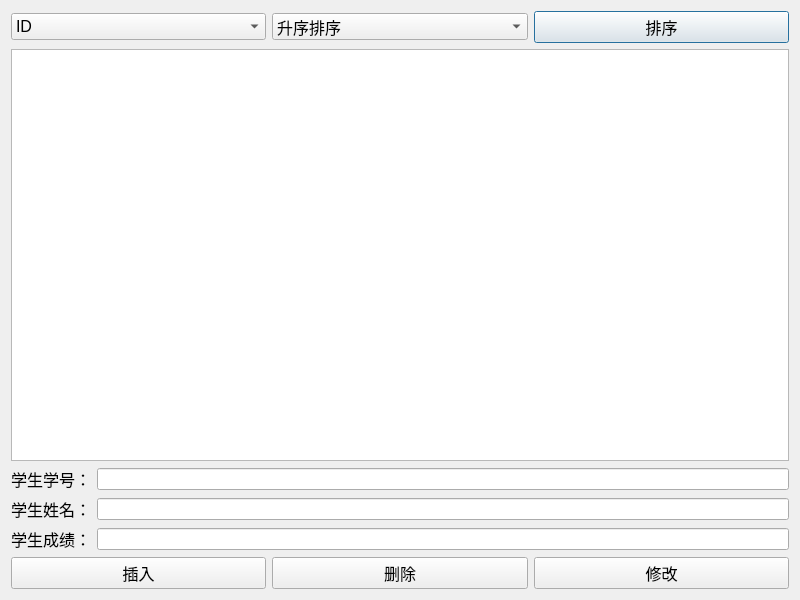
<?xml version="1.0" encoding="UTF-8"?>
<ui version="4.0">
 <class>MyDialog</class>
 <widget class="QDialog" name="MyDialog">
  <property name="geometry">
   <rect>
    <x>0</x>
    <y>0</y>
    <width>800</width>
    <height>600</height>
   </rect>
  </property>
  <property name="windowTitle">
   <string>Qt SQLite的使用学习</string>
  </property>
  <layout class="QVBoxLayout" name="verticalLayout">
   <item>
    <layout class="QHBoxLayout" name="horizontalLayout">
     <item>
      <widget class="QComboBox" name="value_comboBox">
       <property name="font">
        <font>
         <family>Arial</family>
         <pointsize>12</pointsize>
        </font>
       </property>
       <item>
        <property name="text">
         <string>ID</string>
        </property>
       </item>
       <item>
        <property name="text">
         <string>Score</string>
        </property>
       </item>
      </widget>
     </item>
     <item>
      <widget class="QComboBox" name="cond_comboBox">
       <property name="font">
        <font>
         <family>Arial</family>
         <pointsize>12</pointsize>
        </font>
       </property>
       <item>
        <property name="text">
         <string>升序排序</string>
        </property>
       </item>
       <item>
        <property name="text">
         <string>降序排序</string>
        </property>
       </item>
      </widget>
     </item>
     <item>
      <widget class="QPushButton" name="sort_Button">
       <property name="font">
        <font>
         <family>Arial</family>
         <pointsize>12</pointsize>
        </font>
       </property>
       <property name="text">
        <string>排序</string>
       </property>
      </widget>
     </item>
    </layout>
   </item>
   <item>
    <widget class="QTableView" name="tableView"/>
   </item>
   <item>
    <layout class="QGridLayout" name="gridLayout">
     <item row="0" column="0">
      <widget class="QLabel" name="label">
       <property name="font">
        <font>
         <family>Arial</family>
         <pointsize>12</pointsize>
        </font>
       </property>
       <property name="text">
        <string>学生学号：</string>
       </property>
      </widget>
     </item>
     <item row="0" column="1">
      <widget class="QLineEdit" name="ID_Edit"/>
     </item>
     <item row="1" column="0">
      <widget class="QLabel" name="label_2">
       <property name="font">
        <font>
         <family>Arial</family>
         <pointsize>12</pointsize>
        </font>
       </property>
       <property name="text">
        <string>学生姓名：</string>
       </property>
      </widget>
     </item>
     <item row="1" column="1">
      <widget class="QLineEdit" name="Name_Edit"/>
     </item>
     <item row="2" column="0">
      <widget class="QLabel" name="label_3">
       <property name="font">
        <font>
         <family>Arial</family>
         <pointsize>12</pointsize>
        </font>
       </property>
       <property name="text">
        <string>学生成绩：</string>
       </property>
      </widget>
     </item>
     <item row="2" column="1">
      <widget class="QLineEdit" name="Score_Edit"/>
     </item>
    </layout>
   </item>
   <item>
    <layout class="QHBoxLayout" name="horizontalLayout_2">
     <item>
      <widget class="QPushButton" name="insert_Button">
       <property name="font">
        <font>
         <family>Arial</family>
         <pointsize>12</pointsize>
        </font>
       </property>
       <property name="text">
        <string>插入</string>
       </property>
      </widget>
     </item>
     <item>
      <widget class="QPushButton" name="delete_Button">
       <property name="font">
        <font>
         <family>Arial</family>
         <pointsize>12</pointsize>
        </font>
       </property>
       <property name="text">
        <string>删除</string>
       </property>
      </widget>
     </item>
     <item>
      <widget class="QPushButton" name="update_Button">
       <property name="font">
        <font>
         <family>Arial</family>
         <pointsize>12</pointsize>
        </font>
       </property>
       <property name="text">
        <string>修改</string>
       </property>
      </widget>
     </item>
    </layout>
   </item>
  </layout>
 </widget>
 <resources/>
 <connections/>
</ui>
